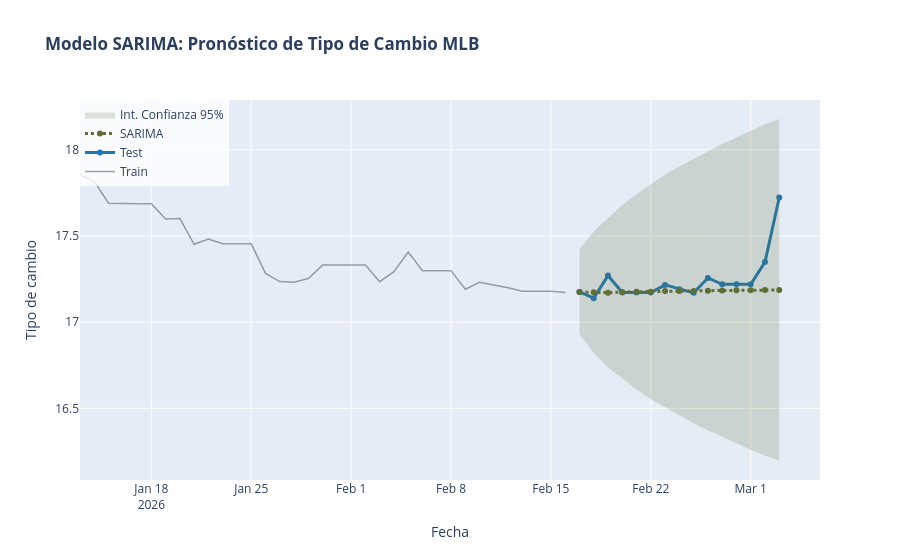

The notebook cell this image was saved under:
### Markdown cell above
## <font color= #66b0b0> &ensp; • **SARIMA** </font>

### Code cell
# Realizar train/test split de 10%
num_dias = 15

train = df.iloc[:-num_dias]
test = df.iloc[-num_dias:]

col_target = "tipo_cambio"

# Realizar modelo de SARIMA
model = SARIMAX(train[col_target],
                order=(1,1,1),
                seasonal_order=(1,0,2,7),
                trend='c')

results = model.fit(disp=False,method='powell')

# Predecimos n pasos hacia el futuro (donde n = tamaño del test)
forecast_object = results.get_forecast(steps=len(test))
forecast_vals = forecast_object.predicted_mean
conf_int = forecast_object.conf_int(alpha=0.05) # Intervalo del 95%

# Metricas de error
rmse = np.sqrt(mean_squared_error(test[col_target], forecast_vals))
mape = mean_absolute_percentage_error(test[col_target], forecast_vals)
mae = mean_absolute_error(test[col_target], forecast_vals)


print(f"\n--- Errores del modelo ---")
print(f"RMSE: {rmse:.2f}")
print(f"MAPE: {mape:.2%}")
print(f"MAE: {mae:.2f}")

print(results.summary())

# Grafica
fig = go.Figure()

# Train
fig.add_trace(go.Scatter(
    x=train[-num_dias-20:][col_target].index, y=train[-num_dias-20:][col_target],
    mode='lines',
    name='Train',
    line=dict(color='rgba(100, 100, 100, 0.6)', width=1.5)
))

# Test
fig.add_trace(go.Scatter(
    x=test[col_target].index, y=test[col_target],
    name='Test',
    line=dict(color='#1f77b4', width=3),
    marker=dict(size=6)
))

# Forecast
fig.add_trace(go.Scatter(
    x=test.index, y=forecast_vals,
    name='SARIMA',
    line=dict(color='#606E34', width=3, dash='dot')
))

# Intervalos de Confianza
fig.add_trace(go.Scatter(
    x=conf_int.index, y=conf_int.iloc[:, 0],
    mode='lines', line=dict(width=0), showlegend=False, hoverinfo='skip'
))
fig.add_trace(go.Scatter(
    x=conf_int.index, y=conf_int.iloc[:, 1],
    mode='lines', line=dict(width=0), fill='tonexty',
    fillcolor='rgba(96, 110, 52, 0.2)',
    name='Int. Confianza 95%', hoverinfo='skip'
))

# Titulos
fig.update_layout(
    title=f'<b>Modelo SARIMA: Pronóstico de Tipo de Cambio MLB</b><br><sup>',
    xaxis_title='Fecha',
    yaxis_title='Tipo de cambio',
    legend=dict(x=0, y=1, bgcolor='rgba(255,255,255,0.8)'),
    hovermode="x unified"
)

fig.show()

### Figure 1 — Plotly figure (JSON) as saved in the notebook; plotly's stock layout.template omitted (floating-point values rounded to 4 significant figures)
{"data": [{"line": {"color": "rgba(100, 100, 100, 0.6)", "width": 1.5}, "mode": "lines", "name": "Train", "type": "scatter", "x": ["2026-01-13T00:00:00.000000", "2026-01-14T00:00:00.000000", "2026-01-15T00:00:00.000000", "2026-01-16T00:00:00.000000", "2026-01-17T00:00:00.000000", "2026-01-18T00:00:00.000000", "2026-01-19T00:00:00.000000", "2026-01-20T00:00:00.000000", "2026-01-21T00:00:00.000000", "2026-01-22T00:00:00.000000", "2026-01-23T00:00:00.000000", "2026-01-24T00:00:00.000000", "2026-01-25T00:00:00.000000", "2026-01-26T00:00:00.000000", "2026-01-27T00:00:00.000000", "2026-01-28T00:00:00.000000", "2026-01-29T00:00:00.000000", "2026-01-30T00:00:00.000000", "2026-01-31T00:00:00.000000", "2026-02-01T00:00:00.000000", "2026-02-02T00:00:00.000000", "2026-02-03T00:00:00.000000", "2026-02-04T00:00:00.000000", "2026-02-05T00:00:00.000000", "2026-02-06T00:00:00.000000", "2026-02-07T00:00:00.000000", "2026-02-08T00:00:00.000000", "2026-02-09T00:00:00.000000", "2026-02-10T00:00:00.000000", "2026-02-11T00:00:00.000000", "2026-02-12T00:00:00.000000", "2026-02-13T00:00:00.000000", "2026-02-14T00:00:00.000000", "2026-02-15T00:00:00.000000", "2026-02-16T00:00:00.000000"], "y": [17.85, 17.82, 17.69, 17.69, 17.69, 17.69, 17.6, 17.6, 17.45, 17.48, 17.45, 17.45, 17.45, 17.28, 17.24, 17.23, 17.25, 17.33, 17.33, 17.33, 17.33, 17.23, 17.29, 17.41, 17.3, 17.3, 17.3, 17.19, 17.23, 17.22, 17.2, 17.18, 17.18, 17.18, 17.17]}, {"line": {"color": "#1f77b4", "width": 3}, "marker": {"size": 6}, "name": "Test", "type": "scatter", "x": ["2026-02-17T00:00:00.000000", "2026-02-18T00:00:00.000000", "2026-02-19T00:00:00.000000", "2026-02-20T00:00:00.000000", "2026-02-21T00:00:00.000000", "2026-02-22T00:00:00.000000", "2026-02-23T00:00:00.000000", "2026-02-24T00:00:00.000000", "2026-02-25T00:00:00.000000", "2026-02-26T00:00:00.000000", "2026-02-27T00:00:00.000000", "2026-02-28T00:00:00.000000", "2026-03-01T00:00:00.000000", "2026-03-02T00:00:00.000000", "2026-03-03T00:00:00.000000"], "y": [17.18, 17.14, 17.27, 17.17, 17.17, 17.17, 17.22, 17.19, 17.17, 17.26, 17.22, 17.22, 17.22, 17.35, 17.72]}, {"line": {"color": "#606E34", "dash": "dot", "width": 3}, "name": "SARIMA", "type": "scatter", "x": ["2026-02-17T00:00:00.000000", "2026-02-18T00:00:00.000000", "2026-02-19T00:00:00.000000", "2026-02-20T00:00:00.000000", "2026-02-21T00:00:00.000000", "2026-02-22T00:00:00.000000", "2026-02-23T00:00:00.000000", "2026-02-24T00:00:00.000000", "2026-02-25T00:00:00.000000", "2026-02-26T00:00:00.000000", "2026-02-27T00:00:00.000000", "2026-02-28T00:00:00.000000", "2026-03-01T00:00:00.000000", "2026-03-02T00:00:00.000000", "2026-03-03T00:00:00.000000"], "y": [17.18, 17.17, 17.17, 17.18, 17.18, 17.18, 17.18, 17.18, 17.18, 17.18, 17.18, 17.18, 17.19, 17.19, 17.19]}, {"hoverinfo": "skip", "line": {"width": 0}, "mode": "lines", "showlegend": false, "type": "scatter", "x": ["2026-02-17T00:00:00.000000", "2026-02-18T00:00:00.000000", "2026-02-19T00:00:00.000000", "2026-02-20T00:00:00.000000", "2026-02-21T00:00:00.000000", "2026-02-22T00:00:00.000000", "2026-02-23T00:00:00.000000", "2026-02-24T00:00:00.000000", "2026-02-25T00:00:00.000000", "2026-02-26T00:00:00.000000", "2026-02-27T00:00:00.000000", "2026-02-28T00:00:00.000000", "2026-03-01T00:00:00.000000", "2026-03-02T00:00:00.000000", "2026-03-03T00:00:00.000000"], "y": [16.93, 16.82, 16.74, 16.67, 16.61, 16.55, 16.51, 16.46, 16.41, 16.37, 16.33, 16.3, 16.26, 16.23, 16.19]}, {"fill": "tonexty", "fillcolor": "rgba(96, 110, 52, 0.2)", "hoverinfo": "skip", "line": {"width": 0}, "mode": "lines", "name": "Int. Confianza 95%", "type": "scatter", "x": ["2026-02-17T00:00:00.000000", "2026-02-18T00:00:00.000000", "2026-02-19T00:00:00.000000", "2026-02-20T00:00:00.000000", "2026-02-21T00:00:00.000000", "2026-02-22T00:00:00.000000", "2026-02-23T00:00:00.000000", "2026-02-24T00:00:00.000000", "2026-02-25T00:00:00.000000", "2026-02-26T00:00:00.000000", "2026-02-27T00:00:00.000000", "2026-02-28T00:00:00.000000", "2026-03-01T00:00:00.000000", "2026-03-02T00:00:00.000000", "2026-03-03T00:00:00.000000"], "y": [17.42, 17.53, 17.6, 17.68, 17.74, 17.8, 17.86, 17.9, 17.95, 17.99, 18.03, 18.07, 18.11, 18.15, 18.18]}], "layout": {"hovermode": "x unified", "legend": {"bgcolor": "rgba(255,255,255,0.8)", "x": 0, "y": 1}, "title": {"text": "<b>Modelo SARIMA: Pronóstico de Tipo de Cambio MLB</b><br><sup>"}, "xaxis": {"title": {"text": "Fecha"}}, "yaxis": {"title": {"text": "Tipo de cambio"}}}}
